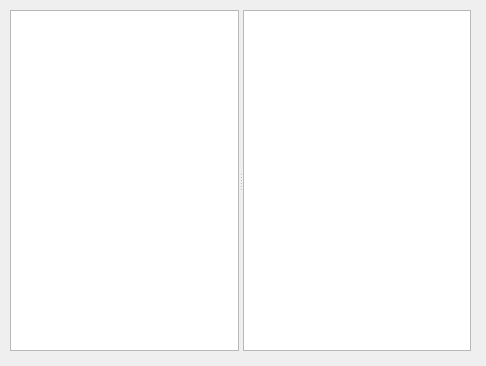
<?xml version="1.0" encoding="UTF-8"?>
<ui version="4.0">
 <class>SplitterDialog</class>
 <widget class="QDialog" name="SplitterDialog">
  <property name="geometry">
   <rect>
    <x>0</x>
    <y>0</y>
    <width>486</width>
    <height>366</height>
   </rect>
  </property>
  <property name="windowTitle">
   <string>Dialog</string>
  </property>
  <widget class="QSplitter" name="splitter">
   <property name="geometry">
    <rect>
     <x>10</x>
     <y>10</y>
     <width>461</width>
     <height>341</height>
    </rect>
   </property>
   <property name="orientation">
    <enum>Qt::Horizontal</enum>
   </property>
   <widget class="QTextEdit" name="textEdit_2"/>
   <widget class="QTextEdit" name="textEdit"/>
  </widget>
 </widget>
 <resources/>
 <connections/>
</ui>
